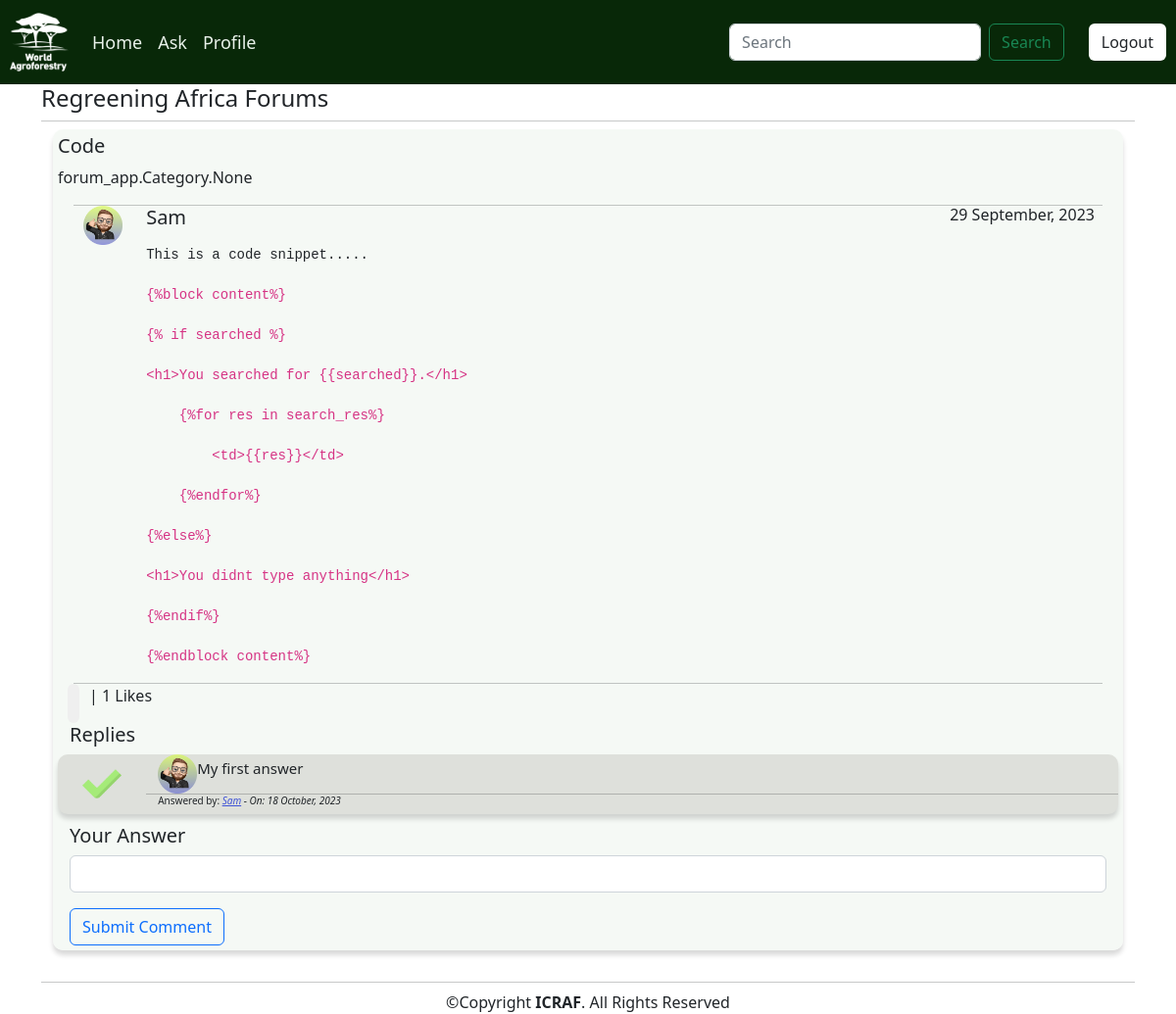
The app's page /questions/19/ (signed in) with its own data.
### forum_app/models.py (models this page shows, shortened)
class Question(models.Model):
    user = models.ForeignKey(User, null=True, on_delete=models.DO_NOTHING)
    profile = models.ForeignKey(Profile, null=True, blank=True, on_delete=models.CASCADE)
    title = models.CharField(max_length=100, null=False, blank=False)
    body = RichTextField()
    created = models.DateTimeField(default=timezone.now)
    updated = models.DateTimeField(auto_now = True)
    categories = models.ManyToManyField(Category)
    tags = models.ManyToManyField(Tag)
    likes = models.ManyToManyField(User, related_name='questions_post')
    def total_likes(self):
        return self.likes.count()

class Profile(models.Model):
    user = models.OneToOneField(User, null=True, blank=True, on_delete=models.CASCADE)
    firstname = models.CharField(max_length=100, blank=True)
    othernames = models.CharField(max_length=200, blank=True)
    email = models.EmailField(max_length=100, blank=True)
    prof_pic = models.ImageField(null=True, blank=True)
    department = models.CharField(max_length=50, choices=departments)
    last_seen = models.DateTimeField(null=True)

class Answer(models.Model):
    user = models.ForeignKey(User, null=True, on_delete=models.DO_NOTHING)
    """ content_type = models.ForeignKey(ContentType, on_delete=models.CASCADE)
    object_id = models.PositiveIntegerField()
    content_object = GenericForeignKey(content_type, object_id) """
    profile = models.ForeignKey(Profile, null=True, blank=True, on_delete=models.CASCADE)
    content = RichTextField()
    responded_on = models.DateTimeField(auto_now_add=True)
    question = models.ForeignKey(Question, related_name="answer", on_delete=models.CASCADE)
    correct = models.BooleanField(default=False)
    parent = models.ForeignKey('self', null=True, blank=True, related_name='replies', on_delete=models.CASCADE)
    def children(self):
        return Answer.objects.filter(parent=self)
    class Meta:
        ordering = ["-responded_on"]

### forum_app/views.py (the view)
# urls.py: path('questions/<int:pk>/', views.QuestionDetailView.as_view(), name='questions_detail'),
class QuestionDetailView(DetailView):
    model = Question
    def get_context_data(self, *args, **kwargs):
        context = super(QuestionDetailView, self).get_context_data()
        a = get_object_or_404(Question, id=self.kwargs['pk'])
        answers = Answer.objects.filter(question=a, parent__isnull=True)
        initial_data = {
            "object_id":a.id
        }
        if self.request.method == 'POST':
            form = AnswerForm(self.request.POST or None, initial=initial_data)
            if form.is_valid():
                content = form.cleaned_data.get['content']
                parent_obj = None
                try:
                    parent_id = int(self.request.POST.get('parent_id'))
                except:
                    parent_id = None
                if parent_id:
                    parent_qs = Answer.objects.filter(id=parent_id)
                    if parent_qs.exists() and parent_qs.count()==1:
                        parent_obj = parent_qs.first()
                new_answer, created = Answer.objects.get_or_create(
                            user=self.request.user,
                            content=content,
                            question=a,
                            parent=parent_obj
                        )
                return redirect('question_detail', pk=a.id)
        else:
            form = AnswerForm()
            total_likes = a.total_likes()
            liked = False
            if a.likes.filter(id=self.request.user.id).exists():
                liked = True
            context = {'question': a, 'answers': answers, 'form': form,
                       }
            context['total_likes'] = total_likes
            context['liked'] = liked
            return context

### forum_app/forms.py
class AnswerForm(forms.ModelForm):
    class Meta:
        model = Answer
        fields = ['content']
        labels = {"content":""}
        widgets = {
            'content':forms.TextInput(attrs={'class':'form-control'}),
        }

### forum_app/templates/forum_app/question_detail.html (shortened to what this page needs)
{% extends 'base.html' %}
{% block content %}
{% load crispy_forms_tags %}
{%load static%}
<div class="container">
    <div class="list-question">
        <div class="questions">
            <div class="container" style="background-color: rgba(235, 243, 236, 0.516); padding: 5px; box-shadow: rgba(0, 0, 0, 0.15) 0px 5px 5px 0px;
                border-radius: 10px;" >
                <div class="row">
                    <h5>{{question.title}}</h5>
                    <p>{{question.categories}}</p>
                    <hr style="width: 95%; margin:0 auto;">
                    <div class="row">
                        <div class="col-md-1">
                            {%if not question.user.profile.prof_pic%}
                            <div class="profile_pic"  style="float:right; color: rgb(253, 253, 253); align-items:center !important;justify-content:center !important;background-color: rgb(10, 44, 15);width: 30px;height: 30px;border-radius: 50px; text-decoration: none;">
                                <h5 style="padding-top: 7%;">{{ question.user.profile.get_first_letter }}</h5></div>
                            {%else%}
                            <img src="{{question.user.profile.prof_pic.url}}" style="height: 40px; float: right;"alt="">
                            {%endif%}
                        </div>
                        <div class="col-md-11">
                            <h5 style="display: inline; float: left;">{{question.user|title}}</h5>
                            <h6 style="display: inline; float: right;">{{ question.created|date:"j F, Y" }}</h6>
                            <br>
                            <p>{{question.body|safe}}</p>
                        </div>
                    </div>
                    <hr style="width: 95%; margin:0 auto;">
                </div>
                    <form action="{% url 'like_post' question.pk %}" method="POST">
                        {% if user.is_authenticated %}
                            {% if liked %}
                                <div style="display:inline-flex; margin-left: 10px;">
                                    <button type="submit" name="question_id" value="{{ question.id }}" style="border: none; border-radius: 60px;"></button> <p style="margin-left: 10px; cursor: pointer;"> |  {{ total_likes }} Likes</p>
                                </div>
                            {% endif %}
                        {% else %}
                            <p style="margin-left: 10px; cursor: pointer;"><a href="{% url 'login' %}">Login</a> to Like Question |  {{ total_likes }} Likes</p>
                        {% endif %}
                    </form>
                <div class="container" >
                    <h5>Replies</h5>
                    {% if not question.answer.all %}
                        <h3>No Answers yet...</h3>
                    {% else %}
                        {% for answer in answers %}
                            {% if answer.correct %}
                            <div class="row" style="margin-bottom: 10px; border-radius: 10px; background-color:rgb(222, 224, 219); box-shadow: rgba(0, 0, 0, 0.15) 0px 5px 5px 0px;">
                                <div class="col-md-1" style=" display: flex; align-items: center; justify-content: center;">
                                    <img src="{{STATIC_URL}} /static/images/tick.png" style="max-width: 40px;"></img>
                                </div>
                                <div class="col-md-11">
                                    <div class="row" style="align-items: center;">
                                        <div class="col-md-9">
                                            {%if not question.user.profile.prof_pic%}
                                            <div class="profile_pic"  style="float:left; color: rgb(253, 253, 253); align-items:center !important;justify-content:center !important;background-color: rgb(10, 44, 15);width: 30px;height: 30px;border-radius: 50px; text-decoration: none;">
                                                <h5 style="padding-top: 7%;">{{ answer.user.profile.get_first_letter }}</h5></div>
                                            {%else%}
                                            <img src="{{answer.user.profile.prof_pic.url}}" style="height: 40px; float: left;"alt="">
                                            {%endif%}
                                            <h3 style="margin-top:5px; font-weight: normal; font-size: 15px;">{{answer.content|safe}}</h3>
                                        </div>
                                        <hr style="margin: 0 auto;">
                                    </div>
                                    <h3 style="font-size: 10px;">Answered by: <i><a href="">{{answer.user.username|title}}</a> - On: {{answer.responded_on|date:"j F, Y"}}</i></h3>
                                </div>
                            </div>
                            {% endif %}
                        {% endfor %}
                    {% endif %}
                    {% if request.user != object.user %}
                        {% if user.is_authenticated %}
                            <h5>Your Answer</h5>
                            <form action="{%  url 'questions_answer' pk=question.id %}" method="post">
                                {{form|crispy}}
                                <button class="btn btn-outline-primary" type="submit">Submit Comment</button>
                            </form>
                        {% else %}
                        <a class="btn btn-outline-primary" id="fa" href="{% url 'login' %}" style="text-decoration: none;">Login to answer this Question</a>
                        {% endif %}
                    {% endif %}
                </div>
            </div> <br>
        </div>
    </div>
</div>
{% endblock content %}

### templates/navbar.html (style rules this page uses)
a { color:rgb(63, 83, 214); }

### records on screen
Question: title "Code", categories "forum_app.Category.None", user.profile.prof_pic (picture), user "Sam", created "29 September, 2023", body "This is a code snippet..... {%block content%} {% if searched %} <h1>You searched for {{searched}}.</h1> {%for res in search_res%} <td>{{res}}</td> {%endfor%} {%else%} <h1>You didnt type anything</h1> {%endif%} {%endblock content%}"
Answer: correct True (drawn), user.profile.prof_pic (picture), content "My first answer", user.username "Sam", responded_on "18 October, 2023"

### other values on screen
{{ total_likes }} "1"
